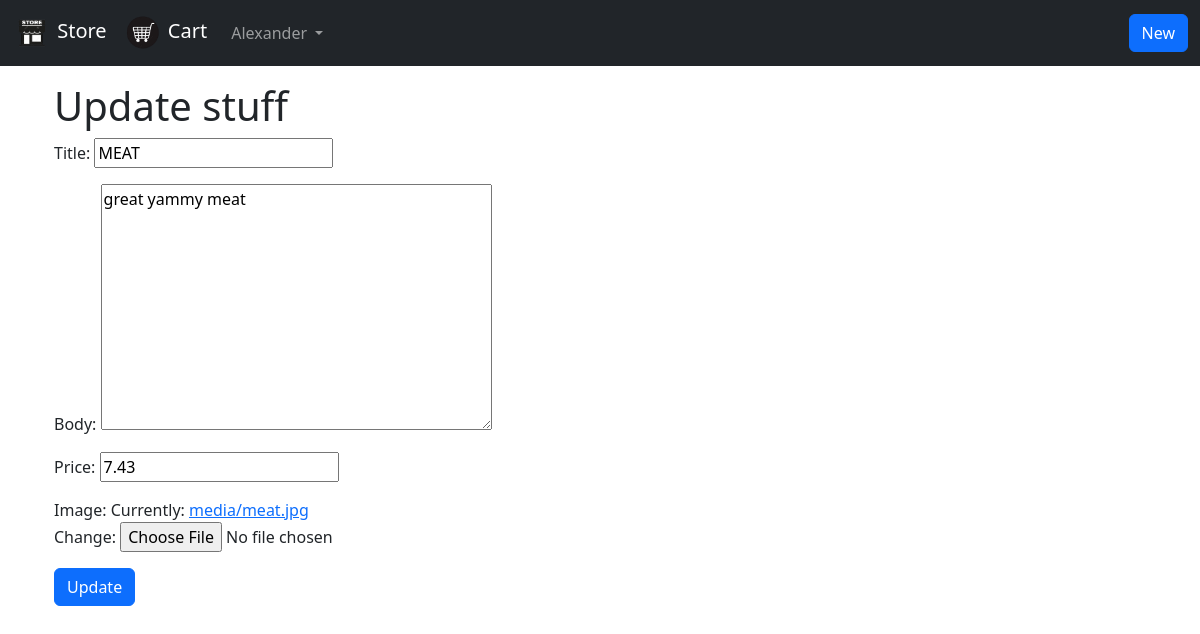
The page /stuff/6/update/ (signed in) on the database its author committed.
### users/models.py (models this page shows)
class User(AbstractUser):
	pass

### shop/models.py (models this page shows, shortened)
class Stuff(models.Model):
	title = models.CharField(max_length = 255)
	body = models.TextField()
	image = models.ImageField(upload_to = "media/")
	price = models.DecimalField(max_digits = 5, decimal_places = 2)

### shop/views.py (the view)
# urls.py: path('<int:pk>/update/', views.StuffUpdateView.as_view(), name = 'stuff_update'),
class StuffUpdateView(LoginRequiredMixin, UpdateView):
	model = models.Stuff
	fields = ['title', 'body', 'price', 'image',]
	template_name = 'stuff_update.html'
	login_url = 'login'

### templates/stuff_update.html (shortened to what this page needs)
{% extends 'base.html' %}
{% block content %}
	<h1>Update stuff</h1>
	<form action="" method="post">
		{{ form.as_p }}
		<button class="btn btn-primary ml-" type="submit">Update</button>
	</form>
{% endblock %}

### templates/base.html (shortened to what this page needs)
<!DOCTYPE html>
<html>
	  <head>
		    <link href="https://cdn.jsdelivr.net/npm/bootstrap@5.3.3/dist/css/bootstrap.min.css" rel="stylesheet">
	  </head>
    <body>
        <nav class="navbar navbar-expand-lg navbar-dark bg-dark">
            <div class="container-fluid">
                <a class="navbar-brand" href="{% url 'home' %}">
                    <img src="\media\logo.png" alt="" width="40" height="40">
                    Store
                </a>
                <a class="navbar-brand" href="{% url 'cart' %}">
                    <img src="\media\cart.png" alt="" width="40" height="40">
                    Cart
                </a>
                <div class="collapse navbar-collapse" id="navbarSupportedContent">
                    {% if user.is_authenticated %}
                        <ul class="navbar-nav me-auto mb-2 mb-lg-0">
                            <li class="nav-item dropdown">
                                <a class="nav-link dropdown-toggle" href="#" role="button" data-bs-toggle="dropdown" aria-expanded="false">
                                    {{ user.username }}
                                </a>
                            </li>
                        </ul>
                    {% endif %}
                    <a class = "btn btn-primary" href = "{% url 'stuff_create' %}">New</a>
                </div>
            </div>
        </nav>
        <div class="container px-4 p-3">
            {% block content %}
            {% endblock %}
        </div>
    </body>
</html>

### rows shown on the page
User: username "Alexander"
Stuff: title "MEAT", body "great yammy meat", price "7.43"
